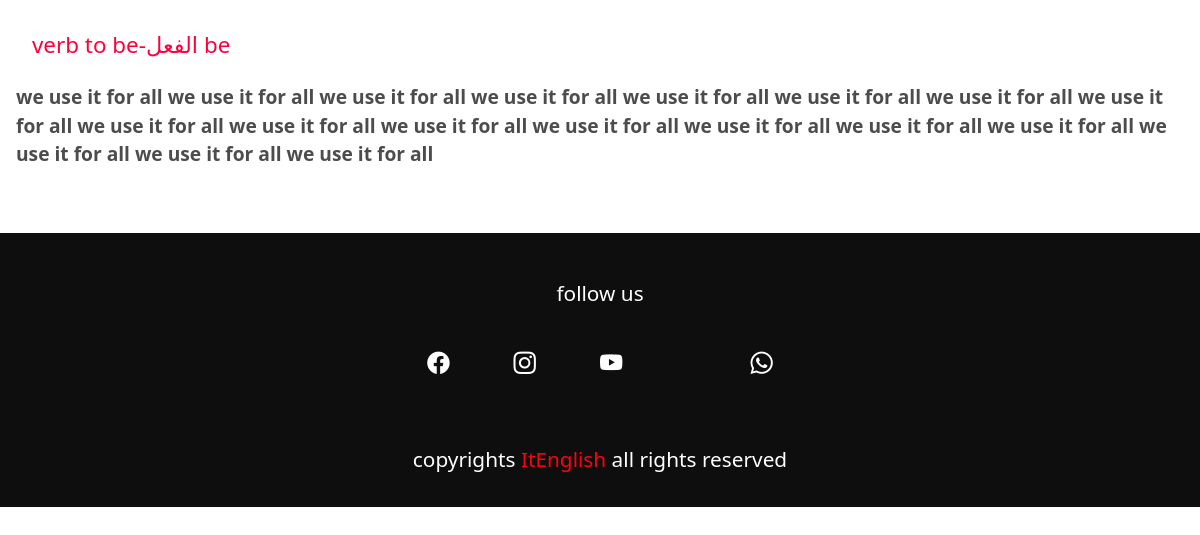
The app's page /blog/verb-be/ with its own data.
### base/models.py (models this page shows, shortened)
class Blog(models.Model):
    title = models.CharField(max_length=200, null=True)
    slug = models.SlugField(max_length=200,unique=True)
    model='blog'
    title_arabic = models.CharField(max_length=200, null=True)
    image = models.ImageField(null=False, blank=False)
    intro = models.TextField()
    pub_time      =  models.DateTimeField(auto_now_add=True)

### base/views.py (the view)
# urls.py: path('blog/<slug:slug>/', views.blog_view,name='blog'),
def blog_view(request,slug):
    blog = get_object_or_404(Blog, slug=slug)
    items = []
    image_articles = blog.image_article_set.all()
    articles = blog.article_set.all()
    content = sorted(
            list(articles) + list(image_articles),
            key=lambda obj: obj.pub_time,
            reverse=False
        )
    context={'blog': blog,'items': content}
    return render(request,'blog.html',context)

### templates/blog.html (shortened to what this page needs)
{% extends "main.html" %}
{% load static %}
{% block content %}
    <div class="blog-detail">
        <h2 class="blog-title">{{blog.title}}-{{blog.title_arabic}}</h2>
        <p class="introduction">
            {{blog.intro}}
        </p>
        <div class="blog-content">
        </div>
    </div>
{% endblock %}

### static/css/styles.css (style rules this page uses)
:root { --color: #fff; --color2: #FDFDFD; --color3: #FF9B00; --tran-color: rgba(0,0,0,.6); --bgc1: #262626; --bgc2: #AAAAAA; }
* { padding: 0; margin: 0; box-sizing: border-box; }
html { font-size: 10% 11px; }
body { color: #fff; }
.blog-detail { width: 100%; color: #000; display: flex; justify-content: center; flex-direction: column; padding: 1rem; }
.blog-title { width: 100%; padding: 1rem; color: #FF003C; font-size: 1.4rem; }
.introduction { width: 100%; font-size: 1.2rem; font-weight: 590; color:rgba(0,0,0,.7) ; }
.blog-content { width: 100%; display: flex; flex-direction: column; padding: 1rem; }

### records on screen
Blog: title "verb to be", title_arabic "الفعل be", intro "we use it for all we use it for all we use it for all we use it for all we use it for all we use it for all we use it for all we use it for all we use it for all we use it for all we use it for all we use it for all we use it for all we use it for all we use it for all we use it for all we use it for all we use it for all"
